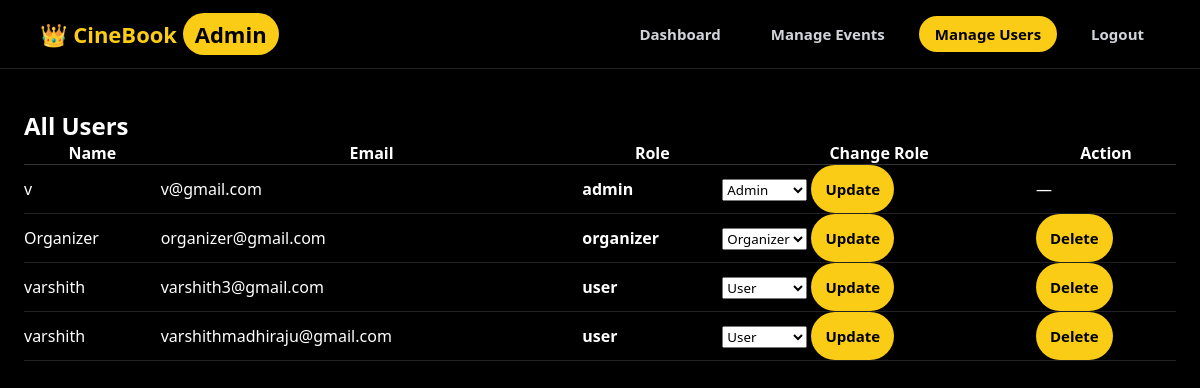
/admin/users (signed in), run on an earlier commit of the app's database.
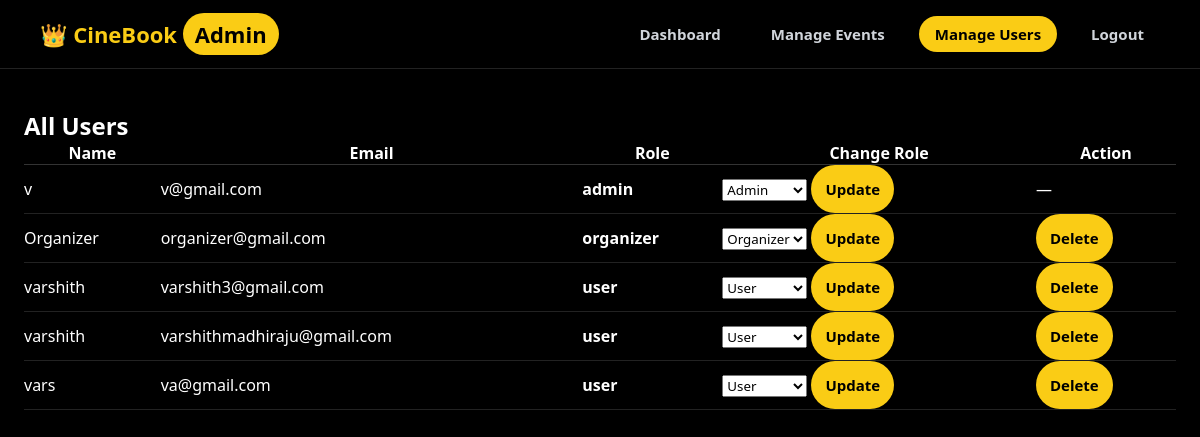
And on a later commit of the database.
### tables this page shows
CREATE TABLE users (
    id INTEGER PRIMARY KEY AUTOINCREMENT,
    name TEXT,
    email TEXT UNIQUE,
    password TEXT,
    role TEXT
);

### app.py (the view)
@app.route("/admin/users")
def admin_users():
    if session.get("role") != "admin":
        return redirect("/home")
    con = get_db()
    cur = con.cursor()
    cur.execute("SELECT id,name,email,role FROM users")
    users = cur.fetchall()
    con.close()
    return render_template("admin_users.html", users=users)

### app.py (called while the page is built)
def get_db():
    con = sqlite3.connect("database.db", timeout=30)
    con.execute("PRAGMA journal_mode=WAL;")
    con.execute("PRAGMA synchronous=NORMAL;")
    return con

### templates/admin_users.html (shortened to what this page needs)
<!DOCTYPE html>
<html lang="en">
<head>
    <link rel="stylesheet" href="{{ url_for('static', filename='style.css') }}">
</head>
<body>
<header class="header">
    <div class="logo">👑 CineBook <span class="admin-badge">Admin</span></div>
    <nav class="nav">
        <a href="/admin/dashboard" class="nav-link">Dashboard</a>
        <a href="/admin/events" class="nav-link">Manage Events</a>
        <a href="/admin/users" class="btn-yellow">Manage Users</a>
        <a href="/logout" class="nav-link logout">Logout</a>
    </nav>
</header>
<section class="movies">
    <h2>All Users</h2>
    <table style="width:100%; color:white; border-collapse:collapse;">
        <thead>
            <tr style="border-bottom:1px solid #333;">
                <th>Name</th>
                <th>Email</th>
                <th>Role</th>
                <th>Change Role</th>
                <th>Action</th>
            </tr>
        </thead>
        <tbody>
        {% for u in users %}
            <tr style="border-bottom:1px solid #222;">
                <td>{{ u[1] }}</td>
                <td>{{ u[2] }}</td>
                <td><strong>{{ u[3] }}</strong></td>
                <td>
                    <form method="POST" action="/admin/users/role/{{ u[0] }}">
                        <select name="role">
                            <option value="user" {% if u[3]=='user' %}selected{% endif %}>User</option>
                            <option value="organizer" {% if u[3]=='organizer' %}selected{% endif %}>Organizer</option>
                            <option value="admin" {% if u[3]=='admin' %}selected{% endif %}>Admin</option>
                        </select>
                        <button type="submit" class="btn-yellow">Update</button>
                    </form>
                </td>
                <td>
                    {% if u[3] != 'admin' %}
                    <a href="/admin/users/delete/{{ u[0] }}"
                       class="btn-yellow"
                       onclick="return confirm('Delete this user?')">
                        Delete
                    </a>
                    {% else %}
                    —
                    {% endif %}
                </td>
            </tr>
        {% endfor %}
        </tbody>
    </table>
</section>
</body>
</html>

### static/style.css (style rules this page uses)
* { margin: 0; padding: 0; box-sizing: border-box; font-family: 'Segoe UI', sans-serif; }
body { background: #000; color: #fff; }
.header { display: flex; justify-content: space-between; align-items: center; padding: 16px 40px; border-bottom: 1px solid #222; }
.logo { color: #facc15; font-size: 22px; font-weight: bold; }
.nav { display: flex; align-items: center; gap: 18px; }
.nav a, .nav button { background: transparent; border: none; text-decoration: none; color: #d1d5db; font-weight: 600; font-size: 15px; padding: 8px 16px; border-radius: 999px; cursor: pointer; transition: all 0.25s ease; }
.btn-yellow { background: #facc15 !important; color: #000 !important; font-weight: 700; }
.movies { padding: 40px; }
.admin-badge { background: #facc15; color: black; padding: 6px 12px; border-radius: 999px; font-weight: bold; }
a { text-decoration: none; }
* { margin: 0; padding: 0; box-sizing: border-box; font-family: "Segoe UI", Tahoma, Geneva, Verdana, sans-serif; }
.btn-yellow { background: #facc15; color: #000; border: none; padding: 14px; border-radius: 999px; font-size: 15px; font-weight: 700; cursor: pointer; transition: all 0.3s ease; }
.movies { max-width: 1200px; margin: 0 auto; padding: 40px 24px 80px; }

What changed in the data, as far as the page shows it:
added users: name "vars", email "va@gmail.com", role "user", role "User"
